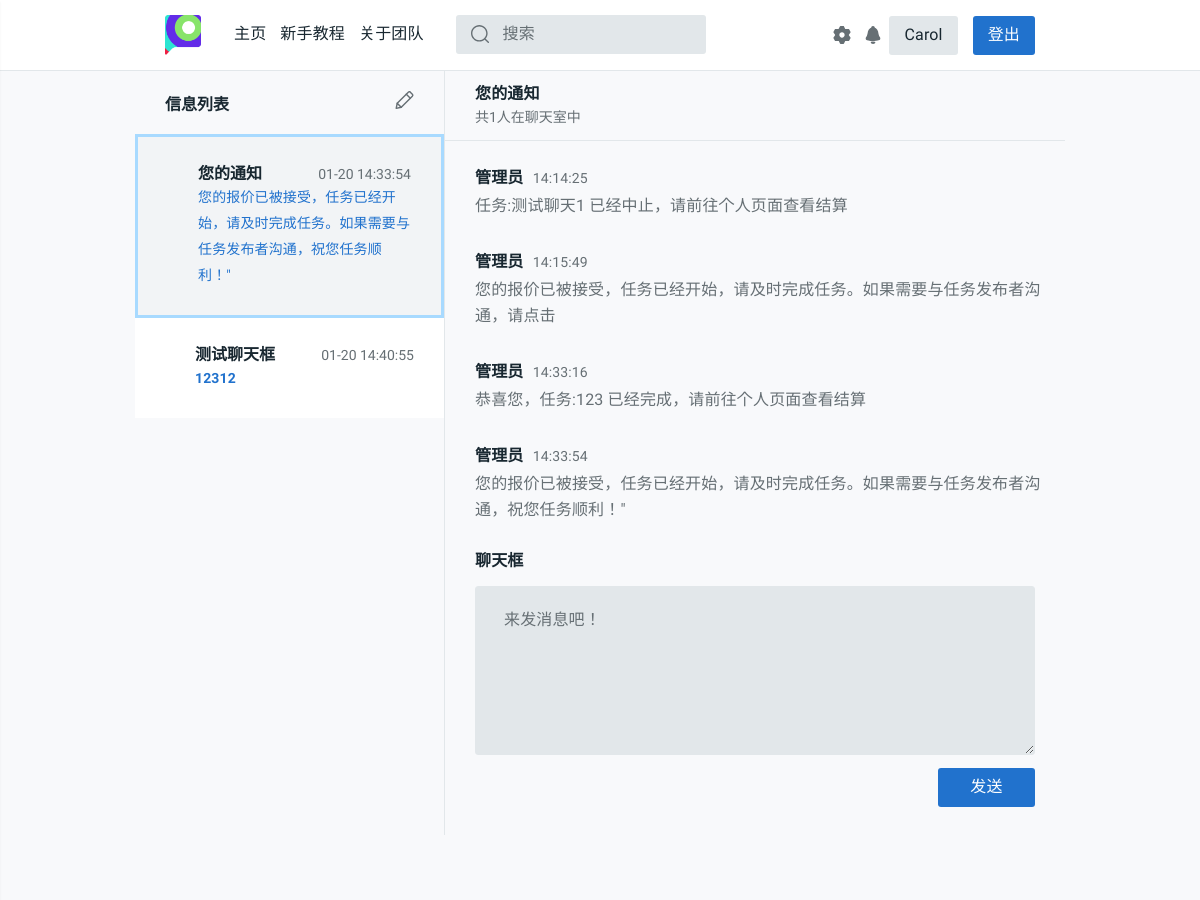
Page /chatroom/150c16d9d096e70af3596111d7402397 (signed in, upper part) on the earlier database version.
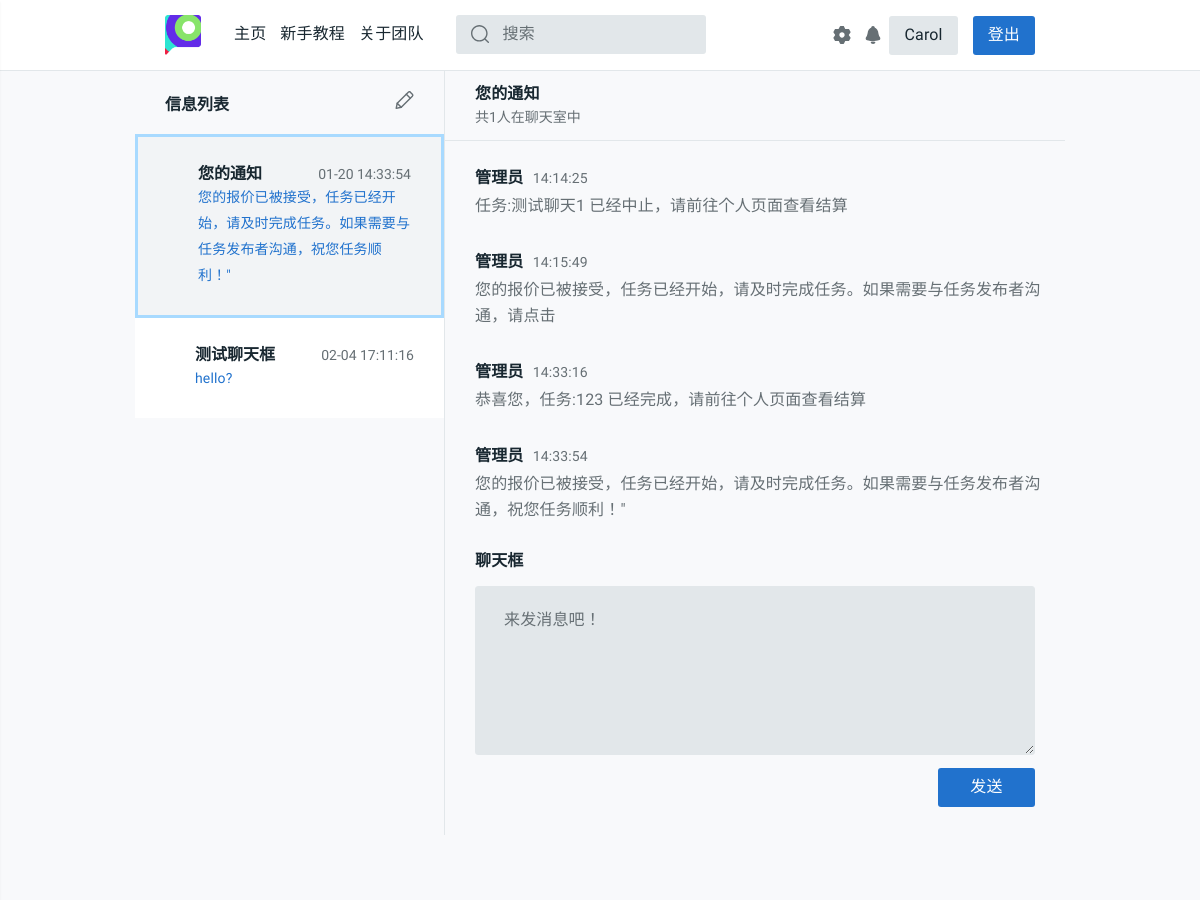
Same page on the later database version.
### task_platform/models.py (models this page shows, shortened)
class Task(models.Model):
    state = (('未开始', 'waitting'), ('进行中', 'processing'), ('中止', 'abort'),
             ('撤销', 'revoke'), ('超时', 'timeout'), ('完成', 'completed'))
    publisher = models.CharField(max_length=128)
    pub_time = models.DateTimeField(auto_now_add=True)
    begin_time = models.DateTimeField(null=True, blank=True)
    end_time = models.DateTimeField(null=True, blank=True)
    people_needed = models.IntegerField(default=1)
    people_now = models.IntegerField(default=0)
    expected_time_consuming = models.DecimalField(
        max_digits=12, decimal_places=1, default=0.0)
    task_description = models.CharField(max_length=50, default="None")
    task_detail = RichTextUploadingField(default='None')
    task_state = models.CharField(max_length=32, choices=state, default='未开始')
    task_class = models.CharField(max_length=48, default='赏金模式')
    class Meta:
        ordering = ['pub_time']
        verbose_name = '任务'
        verbose_name_plural = '任务'

class Chatinfo(models.Model):
    room_id = models.CharField(max_length=32, null=True, blank=True)
    task_id = models.IntegerField(null=True, blank=True)
    message = RichTextUploadingField(null=True, blank=True)
    sender = models.CharField(max_length=128, null=True, blank=True)
    send_time = models.DateTimeField(auto_now_add=True)
    class Meta:
        ordering = ['send_time']
        verbose_name = '聊天信息'
        verbose_name_plural = '聊天信息'

### task_platform/views.py (the view, shortened to what this page needs)
# urls.py: path('chatroom/<str:room_id>', views.chatroom, name='chatroom'),
def chatroom(request, room_id):
    username = request.session.get('user_name', None)
    if not username:
        return redirect('/login/')
    chatinfo_list = Chatinfo.objects.filter(room_id=room_id).order_by('send_time')
    if chatinfo_list.count() == 0:
        return redirect('/profile/')
    user = User.objects.get(name=username)
    student_id = user.stu_id
    phone = user.phone
    dept = user.dept
    nikename = username
    rec_list = None
    if user.dept == 'None':
        dept = '暂无信息'
    ChatVision.objects.filter(room_id=room_id, username=username).update(has_seen=True)
    if get_notice_room_id(username) == room_id:
        task_description = '您的通知'
        tot_people_num = 1
        updated_time = user.updated_time
        if updated_time:
            if timezone.now() > updated_time + timedelta(0, settings.BACK_TIMEDELTA):
                user.send_state = 1
                user.updated_time = None
                user.save()
    '''
    左侧的任务聊天框列表，目前只展示进行中的任务
    '''
    rec_task_id_list = Task_receive.objects.filter(username=username).values_list('task_id')
    latest_task_list = Task.objects.filter(
        (Q(publisher=username) | Q(id__in=rec_task_id_list)) & Q(task_state='进行中')
    ).order_by('-task_state') # 进行中 任务在前面
    task_chatinfo_list = []
    for _task in latest_task_list:
        _latest_chatinfo = Chatinfo.objects.filter(task_id=_task.id).order_by('-send_time').first()
        _latest_message, _latest_send_time = _latest_chatinfo.message, _latest_chatinfo.send_time
        _latest_send_time = _latest_send_time.strftime('%m-%d %H:%M:%S')
        if _latest_message:
            _latest_message = re.sub('<img.*/>', '[图片]', _latest_message)
            _latest_message = re.sub('<a.*?</a>', '<链接>', _latest_message)
        else:
            _latest_message = '<p>无内容</p>'
        task_chatinfo_list.append((get_room_id(_task), _task.task_description, _latest_message, _latest_send_time))
    task_chatinfo_list = sorted(task_chatinfo_list, key=lambda x: x[3])
    notice = Chatinfo.objects.filter(room_id=get_notice_room_id(username)).order_by('-send_time').first()
    _message = notice.message
    if _message == None or _message == 'None':
        _message = '<p>无内容</p>'
    _message = re.sub('<img.*/>', '[图片]', notice.message)
    task_chatinfo_list.insert(0, (get_notice_room_id(username), '您的通知', _message, notice.send_time.strftime('%m-%d %H:%M:%S')))
    '''
    右侧聊天框
    '''
    message_list = []
    begin_day = chatinfo_list.first().send_time.strftime('%Y-%m-%d')
    for message in chatinfo_list:
        _underline_flag = False
        _send_time = message.send_time.strftime('%H:%M:%S')
        _NIKENAME = 'None'
        _message = message.message
        _underline_info = 'None'
        _yourself = False
        _today = message.send_time.strftime('%Y-%m-%d')
        if message.sender == username:
            _NIKENAME = nikename
            _yourself = True
        elif message.sender == 'Admin':
            _NIKENAME = '管理员'
        elif message.sender == task.publisher:
            _NIKENAME = '发布者:天辉'
        else:
            lens = len(rec_list.values_list('username'))
            for idx in range(lens):
                if rec_list[idx].username == message.sender:
                    _NIKENAME = "接收者:{}".format(settings.NIKENAMES[idx])
                    break
        if _message:
            img_path_res = re.findall('(<img.*src=\"(.*?)\"(.*?)/>)', _message)
            if img_path_res:
                for each_ in img_path_res:
                    img_id = base64.b64encode(each_[1].encode(encoding='utf-8')).decode('utf-8')
                    _message = re.sub(
                        '<img.*?/>(?!</a>)', '<a href=/image/{}>{}</a>'.format(img_id, each_[0]), _message, 1
                    )
        else:
            _message = '无内容'
        if begin_day != _today:
            _underline_flag = True
            _underline_info = message.send_time.strftime('%m/%d/%Y')
            begin_day = _today
        message_list.append(
            (_underline_flag, _underline_info, _NIKENAME, _message, _send_time, _yourself)
        )
    notice_room = '/chatroom/{}'.format(get_notice_room_id(username))
    notice_num = chatinfo_num(username)
    return render(request, 'task_platform/chatroom.html', locals())

### task_platform/tools.py (called while the page is built)
@csrf_exempt
def get_room_id(task):
    md5 = hashlib.md5()
    md5.update('{}{}'.format(task.id, task.publisher).encode())
    return md5.hexdigest()

@csrf_exempt
def get_notice_room_id(username):
    md5 = hashlib.md5()
    md5.update(username.encode())
    return md5.hexdigest()

def chatinfo_num(username):
    withs = Withdraw.objects.filter(username=username, state='完成', noticed=False)
    for each_with in withs:
        send_notice(username, '恭喜您，您于{}发起的提现{}元的请求已经接受，请查看您支付宝余额，如果有问题请联系platform_office@163.com。'.format(each_with.start_time.strftime('%Y-%m-%d %M:%H:%S'), each_with.money))
        each_with.noticed = True
        each_with.save()
    chatnum = ChatVision.objects.filter(username=username, has_seen=False).count()
    return chatnum

### task_platform/templates/task_platform/chatroom.html (shortened to what the changed rows need)
{% extends 'task_platform/base.html' %}
{% load staticfiles %}
{% block content %}
<head>
    <link rel="stylesheet" href="{% static 'css/style.css' %}">
    <link rel="stylesheet" href="{% static 'css/chatroom.css' %}">
</head>
<body>
  <main id="tt-pageContent" class="tt-offset-small">
    <div class="container">
      <div class="tt-messages-layout">
        <div class="row no-gutters">
          <div class="col-md-4 tt-aside" id="js-aside">
            <a href="#" class="tt-title-aside">
              <h2 class="tt-title">
                信息列表
              </h2>
            </a>
            <div class="tt-all-avatar">
              <div class="tt-list-avatar js-init-scroll" style="height:500px;overflow:auto;">
                {% for room_id_, task_description, latest_message, latest_send_time in task_chatinfo_list %}
                <a onclick="window.location='/chatroom/{{ room_id_ }}'" id="{{ task_description }}" class="tt-item tt-itemselect">
                  <div class="tt-col-description">
                    <h4 class='tt-title'><span>{{ task_description }}</span><span class="time">{{ latest_send_time }}</span></h4>
                    <div class="tt-message tt-select">{{ latest_message | safe }}</div>
                  </div>
                </a>
                {% endfor %}
              </div>
            </div>
          </div>
          <div class="col-md-8">
            <div class="tt-title-content">
              <h2 class="tt-title" id="chatroomname">
                {{ task_description }}
              </h2>
                </div>
              </div>
            </div>
          </div>
        </div>
    </main>
</body>
{% endblock %}

Differences in the rows shown:
no longer on this page (row unchanged): Chatinfo: message "12312"
added Chatinfo: message "hello?"
Other differences:
new list line: "测试聊天框"
new list line: "02-04 17:11:16"
list line gone: "测试聊天框"
list line gone: "01-20 14:40:55"
